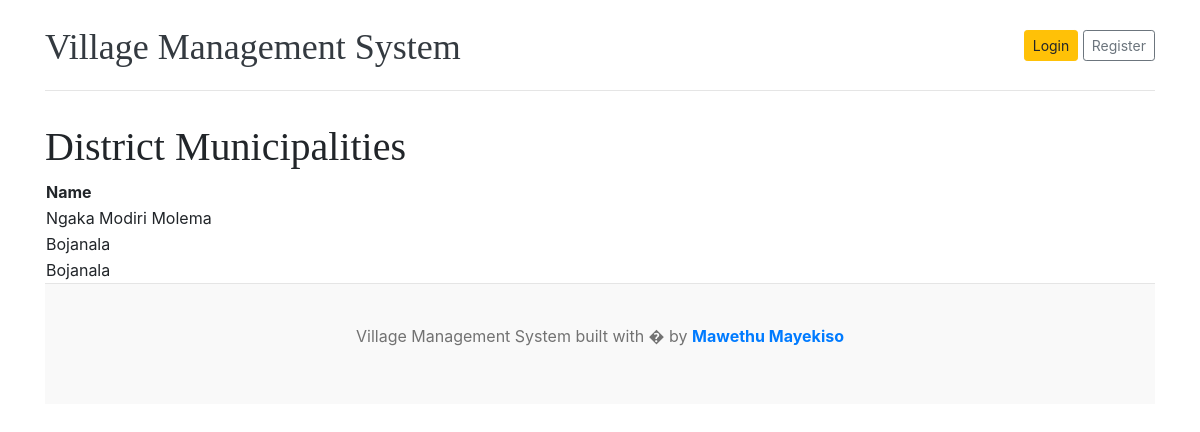
/residents/districts/, run on the app's committed database.
### residents/models.py (models this page shows, shortened)
class DistrictMunicipality(models.Model):
    name = models.CharField(max_length=100)

### residents/views.py (the view)
# urls.py: path('districts/', views.district_municipality_list, name='district_list'),
def district_municipality_list(request):
    districts = DistrictMunicipality.objects.all()
    return render(request, 'district_municipality_list.html', {'districts': districts})

### templates/district_municipality_list.html
{% extends 'base.html' %}
{% block content %}
<h1>District Municipalities</h1>
    <table>
        <thead>
            <tr>
                <th>Name</th>
            </tr>
        </thead>
        <tbody>
            {% for district in districts %}
                <tr>
                    <td>{{ district.name }}</td>
                </tr>
            {% endfor %}
        </tbody>
    </table>
{% endblock content %}

### orm_series/static/css/style.css (style rules this page uses)
h1, h2, h3, h4, h5, h6 { font-family: "Playfair Display", Georgia, "Times New Roman", serif; }

### data on the page
DistrictMunicipality: name "Ngaka Modiri Molema"
DistrictMunicipality: name "Bojanala"
DistrictMunicipality: name "Bojanala"
